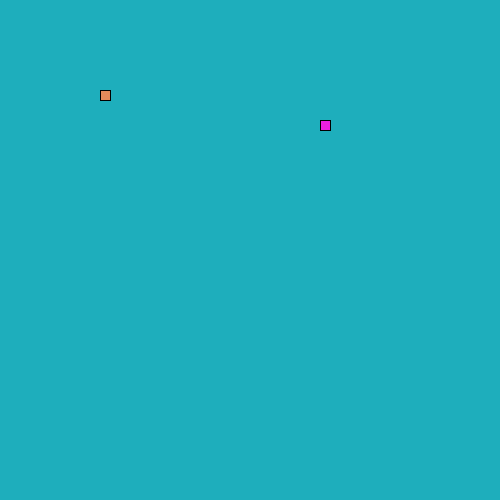
Frame 1 (no input)
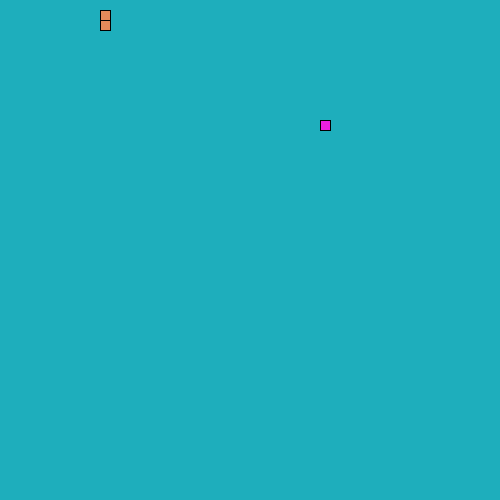
Frame 60 (the mouse pressed at the canvas centre just before this capture)
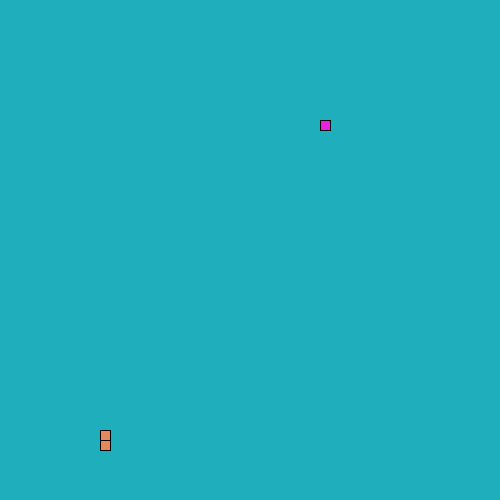
Frame 120 (the mouse held since frame 60 and released just before this capture)

The Processing sketch that drew these frames (run headless with seeded random() and noise(); from frame 60 on, the mouse is pressed at the canvas centre):

// Processing sketch: LeagueSnake
// ── LeagueSnake.pde
//*
// ***** SEGMENT CLASS *****
// This class will be used to represent each part of the moving snake.
//*

class Segment {

//Add x and y member variables. They will hold the corner location of each segment of the snake.
int xmember;
int ymember;

// Add a constructor with parameters to initialize each variable.
public Segment(int xyes,int yyes){
xmember = xyes;
ymember = yyes;
}


}


//*
// ***** GAME VARIABLES *****
// All the game variables that will be shared by the game methods are here
//*
Segment head;
int foodX;
int foodY;

int direction = UP;
int foodEaten = 0;

ArrayList<Segment> body = new ArrayList<Segment>();
  


//*
// ***** SETUP METHODS *****
// These methods are called at the start of the game.
//*

void setup() {
size(500, 500);
head = new Segment(100, 100);
body.add(head);
frameRate(20);
dropFood();
}

void dropFood() {
  //Set the food in a new random location
    foodX = ((int)random(50)*10);
    foodY = ((int)random(50)*10);

}



//*
// ***** DRAW METHODS *****
// These methods are used to draw the snake and its food 
//*

void draw() {
  background(#1EAEBC);
  drawFood();
  move();
  drawSnake();
  eat();
}

void drawFood() {
  //Draw the food
  fill(#ED1FE0);
  rect(foodX, foodY, 10, 10);
}

void drawSnake() {
  //Draw the head of the snake followed by its tail
  fill(#E5895A);
  rect(head.xmember, head.ymember, 10, 10);
  manageTail();
}


//*
// ***** TAIL MANAGEMENT METHODS *****
// These methods make sure the tail is the correct length.
//*

void drawTail() {
  //Draw each segment of the tail 
  for(int i = 0; i < body.size(); i++){
  rect((body.get(i).xmember), (body.get(i).ymember), 10, 10);
  }
}

void manageTail() {
  //After drawing the tail, add a new segment at the "start" of the tail and remove the one at the "end" 
  //This produces the illusion of the snake tail moving.
  checkTailCollision();
  drawTail();
  Segment yeet = new Segment(head.xmember, head.ymember);
  body.add(yeet);
  rect(head.xmember, head.ymember, 10, 10);
  if(body.size() > 0){
    body.remove(0);
    print("cowabunga");
  }
}

void checkTailCollision() {
  //If the snake crosses its own tail, shrink the tail back to one segment
  for(int i = body.size()-1; i > 0; i--){
    if(head.xmember == body.get(i).xmember && head.ymember == body.get(i).ymember){
    foodEaten = 0;
    body.clear();
  }
  }
}



//*
// ***** CONTROL METHODS *****
// These methods are used to change what is happening to the snake
//*

void keyPressed() {
  //Set the direction of the snake according to the arrow keys pressed
  if(keyCode == UP && direction != DOWN){
  direction = UP;
  }
  else if(keyCode == RIGHT && direction != LEFT){
  direction = RIGHT;
  }
  else if(keyCode == LEFT && direction != RIGHT){
  direction = LEFT;
  }
  else if(keyCode == DOWN && direction != UP){
  direction = DOWN;
  }
}

void move() {
  //Change the location of the Snake head based on the direction it is moving.
  
    
  switch(direction) {
  case UP:
     head.ymember-=10;
    break;
  case DOWN:
     head.ymember+=10;
    break;
  case LEFT:
  head.xmember-=10;
    
    break;
  case RIGHT:
    head.xmember+=10;
    break;
  }
  checkBoundaries();
}

void checkBoundaries() {
 //If the snake leaves the frame, make it reappear on the other side
 if(head.xmember > 500){
     head.xmember = 0;
 }
 else if(head.xmember < 0){
     head.xmember = 500;
 }
 else if(head.ymember > 500){
     head.ymember = 0;
 }
 else if(head.ymember < 0){
     head.ymember = 500;
 }
}



void eat() {
  //When the snake eats the food, its tail should grow and more food appear
  if(head.xmember == foodX && head.ymember == foodY){
  foodEaten++;
  dropFood();
  print(foodEaten);
  Segment newz = new Segment(head.xmember, head.ymember);
  body.add(newz);
  }
  
}
